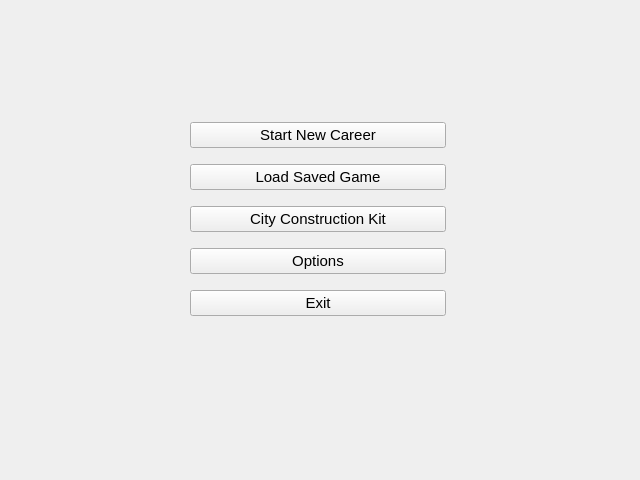
<?xml version="1.0" encoding="UTF-8"?>
<ui version="4.0">
 <class>MenuWindow</class>
 <widget class="QWidget" name="MenuWindow">
  <property name="geometry">
   <rect>
    <x>0</x>
    <y>0</y>
    <width>640</width>
    <height>480</height>
   </rect>
  </property>
  <property name="sizePolicy">
   <sizepolicy hsizetype="Fixed" vsizetype="Fixed">
    <horstretch>0</horstretch>
    <verstretch>0</verstretch>
   </sizepolicy>
  </property>
  <property name="windowTitle">
   <string>Form</string>
  </property>
  <widget class="Button" name="cExit">
   <property name="geometry">
    <rect>
     <x>190</x>
     <y>290</y>
     <width>256</width>
     <height>26</height>
    </rect>
   </property>
   <property name="minimumSize">
    <size>
     <width>256</width>
     <height>0</height>
    </size>
   </property>
   <property name="maximumSize">
    <size>
     <width>256</width>
     <height>16777215</height>
    </size>
   </property>
   <property name="font">
    <font>
     <pointsize>11</pointsize>
    </font>
   </property>
   <property name="text">
    <string>Exit</string>
   </property>
  </widget>
  <widget class="Button" name="cOptions">
   <property name="geometry">
    <rect>
     <x>190</x>
     <y>248</y>
     <width>256</width>
     <height>26</height>
    </rect>
   </property>
   <property name="minimumSize">
    <size>
     <width>256</width>
     <height>0</height>
    </size>
   </property>
   <property name="maximumSize">
    <size>
     <width>256</width>
     <height>16777215</height>
    </size>
   </property>
   <property name="font">
    <font>
     <pointsize>11</pointsize>
    </font>
   </property>
   <property name="text">
    <string>Options</string>
   </property>
  </widget>
  <widget class="Button" name="cStartCareer">
   <property name="geometry">
    <rect>
     <x>190</x>
     <y>122</y>
     <width>256</width>
     <height>26</height>
    </rect>
   </property>
   <property name="minimumSize">
    <size>
     <width>256</width>
     <height>0</height>
    </size>
   </property>
   <property name="maximumSize">
    <size>
     <width>256</width>
     <height>16777215</height>
    </size>
   </property>
   <property name="font">
    <font>
     <pointsize>11</pointsize>
    </font>
   </property>
   <property name="text">
    <string>Start New Career</string>
   </property>
  </widget>
  <widget class="Button" name="cCityConstruction">
   <property name="geometry">
    <rect>
     <x>190</x>
     <y>206</y>
     <width>256</width>
     <height>26</height>
    </rect>
   </property>
   <property name="minimumSize">
    <size>
     <width>256</width>
     <height>0</height>
    </size>
   </property>
   <property name="maximumSize">
    <size>
     <width>256</width>
     <height>16777215</height>
    </size>
   </property>
   <property name="font">
    <font>
     <pointsize>11</pointsize>
    </font>
   </property>
   <property name="text">
    <string>City Construction Kit</string>
   </property>
  </widget>
  <widget class="Button" name="cLoadGame">
   <property name="geometry">
    <rect>
     <x>190</x>
     <y>164</y>
     <width>256</width>
     <height>26</height>
    </rect>
   </property>
   <property name="minimumSize">
    <size>
     <width>256</width>
     <height>0</height>
    </size>
   </property>
   <property name="maximumSize">
    <size>
     <width>256</width>
     <height>16777215</height>
    </size>
   </property>
   <property name="font">
    <font>
     <pointsize>11</pointsize>
    </font>
   </property>
   <property name="text">
    <string>Load Saved Game</string>
   </property>
  </widget>
  <widget class="QLabel" name="cBackground">
   <property name="geometry">
    <rect>
     <x>0</x>
     <y>0</y>
     <width>640</width>
     <height>480</height>
    </rect>
   </property>
   <property name="text">
    <string/>
   </property>
  </widget>
  <zorder>cBackground</zorder>
  <zorder>cExit</zorder>
  <zorder>cOptions</zorder>
  <zorder>cStartCareer</zorder>
  <zorder>cCityConstruction</zorder>
  <zorder>cLoadGame</zorder>
 </widget>
 <customwidgets>
  <customwidget>
   <class>Button</class>
   <extends>QPushButton</extends>
   <header>widget/button.h</header>
  </customwidget>
 </customwidgets>
 <resources/>
 <connections/>
</ui>
